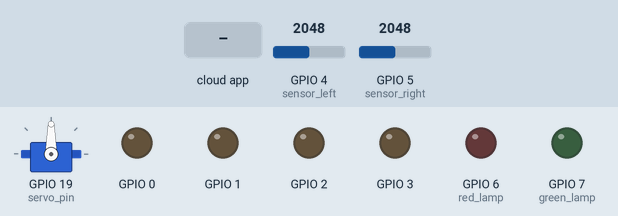
Simulated run of this program. Board: ESP32-C3. Parts: servo, output pins drawn as LEDs (lit = HIGH). Inputs (shaded band) come from the test bench; at power-on: GPIO 4 (sensor_left) = 2048, GPIO 5 (sensor_right) = 2048. The RemoteXY app is connected; what the program prints to the serial monitor is not drawn.

Above: at 1.2 s.
1.3 s: the phone or cloud app sets pushSwitch_1 to 1
At 2.5 s:
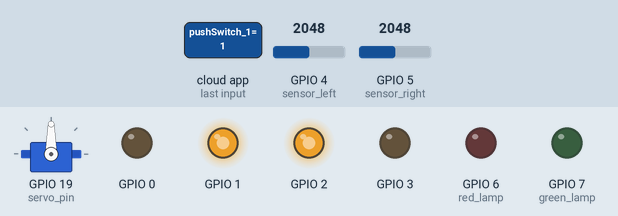
2.8 s: GPIO 4 (sensor_left) set to 3943
4.3 s: GPIO 4 (sensor_left) set to 4073
At 5.0 s:
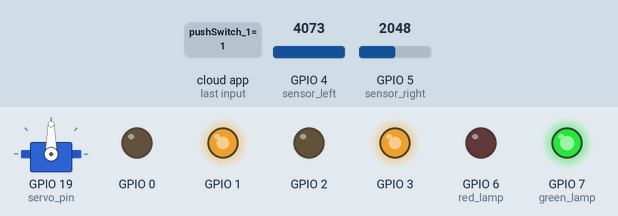
5.8 s: GPIO 5 (sensor_right) set to 3955
7.3 s: GPIO 5 (sensor_right) set to 4062
At 8.4 s:
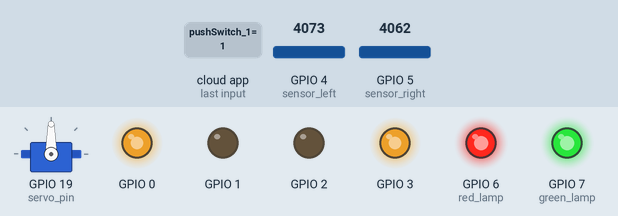
8.8 s: the phone or cloud app sets pushSwitch_1 to 0
At 9.6 s:
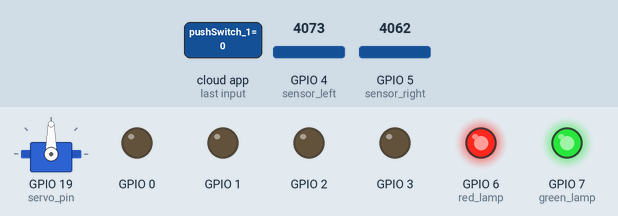
Timing chart, 0 to 11.3 s (numbered marks = the images above; inputs shaded):
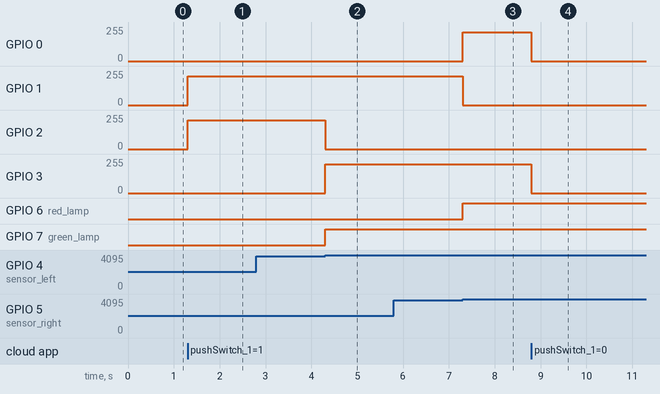

The program:

main.cpp
```cpp
#include <Arduino.h>
#include "MotorControl.hpp"
#include "RemoteApp.hpp"
#include "../lib/QTRSensor/QTRSensors.h"
#include <ESP32Servo.h>
#include <Struct.hpp>

// RemoteXY connection settings
#define REMOTEXY_MODE__ESP32CORE_BLE
#include <BLEDevice.h>
#include <RemoteXY.h>
#define REMOTEXY_BLUETOOTH_NAME "Ball-E connect"
#define REMOTEXY_ACCESS_PASSWORD "#DasBesteEsp2022!"

// RemoteXY configurate
#pragma pack(push, 1)
uint8_t RemoteXY_CONF[] =   // 92 bytes
  { 255,4,0,0,0,85,0,16,26,1,10,48,40,76,15,15,4,26,31,79,
  78,0,31,79,70,70,0,2,0,8,78,22,11,190,26,31,31,79,80,69,
  78,0,67,76,79,83,69,0,5,32,7,10,50,50,190,26,31,129,0,8,
  69,21,4,190,66,97,108,108,32,109,111,117,110,116,0,129,0,39,69,17,
  4,190,65,117,116,111,112,105,108,111,116,0 };


// Pin-Definitionen
enum{
  servo_pin = 19,
  Motor_links_A = 3,
  Motor_links_B = 2,
  Motor_rechts_A = 1,
  Motor_rechts_B = 0,
  sensor_right = 5,
  sensor_left = 4,
  PIN_PUSHSWITCH_1 = 8,
  red_lamp = 6,
  green_lamp = 7,
};
bool servo_val = false;
bool autopilot = false;

Servo servo;

/**
* @brief Die setup() Funktion initialisiert die Verbindung und Einrichtungen für die Steuerung des ferngesteuerten Fahrzeugs.
*
* Zunächst wird die RemoteXY_Init() Funktion aufgerufen, welche die Verbindung mit dem Fernbedienungsgerät herstellt.
*
* Anschließend wird eine serielle Verbindung mit einer Geschwindigkeit von 250000 baud () aufgebaut.
*
* Danach werden Pin-Modi für die Ausgänge red_lamp und green_lamp sowie den Pin servo_pin festgelegt.
*
* Außerdem wird der Perioden-Hertzwert für den Servomotor auf 50 gesetzt und der Servomotor an den Pin servo_pin angeschlossen.
*
* Abschließend werden die Pins für die Motoren (Motor_links_A, Motor_links_B, Motor_rechts_A, Motor_rechts_B) festgelegt.
*/
void setup() {
  RemoteXY_Init ();
  Serial.begin(250000);

  pinMode(red_lamp, OUTPUT);
  pinMode(green_lamp, OUTPUT);

  pinMode (servo_pin, OUTPUT);

  servo.setPeriodHertz(50); // standard 50 hz servo
  servo.attach(servo_pin); // attaches the servo on pin 19 to the servo object

  set_pins(Motor_links_A, Motor_links_B, Motor_rechts_A, Motor_rechts_B);
}

/**
* @brief Die loop() Funktion steuert die Bewegungen und Aktionen eines ferngesteuerten Fahrzeugs.
*
* Zu Beginn wird die RemoteXY_Handler() Funktion aufgerufen, welche die Kommunikation mit dem Fernbedienungsgerät handhabt.
*
* Anschließend wird die control_servo() Funktion aufgerufen, welche die Steuerung des Servomotors übernimmt.
*
* Danach wird eine bedingte Anweisung ausgeführt, welche durch den Rückgabewert der set_control_mode() Funktion gesteuert wird.
* Falls diese true zurückliefert, wird eine switch Anweisung ausgeführt, welche den Rückgabewert der readSensor() Funktion auswertet.
*
* Abhängig von diesem Wert werden verschiedene Motorfunktionen aufgerufen (motor_forward, motor_left, motor_right, motor_reverse) und unterschiedliche Werte für die Ausgänge red_lamp und green_lamp gesetzt.
*
* Falls set_control_mode() false zurückliefert, wird ein anderer Teil des Codes ausgeführt, welcher die x- und y- Koordinaten des Joysticks von "RemoteXY" abruft und diese in Geschwindigkeiten für den linke und rechte Motor umwandelt.
* Anschließend entscheidet das Programm ob es vorwärts, rückwärts oder anhalten soll indem es den y- Koordinate Wert des Joysticks vergleicht.
*/
void loop() {
  RemoteXY_Handler ();
  // tells what the sensor is reading and what to do
  control_servo(servo_val);
  if(set_control_mode(autopilot)) {
    switch (readSensor(sensor_right, sensor_left)) {
      case 1:
        motor_forward(Motor_links_A, Motor_links_B, Motor_rechts_A, Motor_rechts_B, 215, 215);
        digitalWrite(red_lamp, HIGH); // FORWARD = RED & GREEN
        digitalWrite(green_lamp, HIGH);
        break;
      case 2:
        motor_left(Motor_links_A, Motor_links_B, Motor_rechts_A, Motor_rechts_B, 215, 215);
        digitalWrite(red_lamp, HIGH); // LEFT = RED
        digitalWrite(green_lamp, LOW);
        break;
      case 3:
        motor_right(Motor_links_A, Motor_links_B, Motor_rechts_A, Motor_rechts_B, 215, 215);
        digitalWrite(red_lamp, LOW);  // RIGHT = GREEN
        digitalWrite(green_lamp, HIGH);
        break;
      case 4:
        motor_reverse(Motor_links_A, Motor_links_B, Motor_rechts_A, Motor_rechts_B, 215, 215);
        digitalWrite(red_lamp, LOW);  // Reverse = NEITHER
        digitalWrite(green_lamp, LOW);
        break;
      default:
        break;
    };
  } else {
      // Rechter Motor
      int right_motor_speed = joystick(RemoteXY.joystick_1_y - RemoteXY.joystick_1_x);
      // Linker Motor
      int left_motor_speed = joystick(RemoteXY.joystick_1_y + RemoteXY.joystick_1_x);

    if (RemoteXY.joystick_1_y >= 0) {
        motor_forward_val (Motor_links_A, Motor_links_B, Motor_rechts_A, Motor_rechts_B, right_motor_speed, left_motor_speed);
    } else if (RemoteXY.joystick_1_y < 0) {
        motor_reverse_val(Motor_links_A, Motor_links_B, Motor_rechts_A, Motor_rechts_B, right_motor_speed, left_motor_speed);
    } else {
        motor_stop(Motor_links_A, Motor_links_B, Motor_rechts_A, Motor_rechts_B);
    }
  }
}
```

MotorControl.cpp
```cpp
#include<Arduino.h>

int velocity = 235;

// Halte den Roboter an
void motor_stop(int left_a, int left_b, int right_a, int right_b) {
  analogWrite(left_a, LOW);
  analogWrite(left_b, LOW);
  analogWrite(right_a, LOW);
  analogWrite(right_b, LOW);
}

// Bewege den Roboter nach links
void motor_left(int left_a, int left_b, int right_a, int right_b, int velocity_left, int velocity_right) {
  analogWrite(left_a, LOW);
  analogWrite(left_b, velocity_left);
  analogWrite(right_a, LOW);
  analogWrite(right_b, velocity_right);
}

// Bewege den Roboter nach rechts
void motor_right(int left_a, int left_b, int right_a, int right_b, int velocity_left, int velocity_right) {
  analogWrite(left_a, velocity_left);
  analogWrite(left_b, LOW);
  analogWrite(right_a, velocity_right);
  analogWrite(right_b, LOW);
}

// Bewege den Roboter nach vorne
void motor_forward(int left_a, int left_b, int right_a, int right_b, int velocity_left, int velocity_right) {
  analogWrite(left_a, velocity_left);            //LEFT_motor takes reverse inputs
  analogWrite(left_b, LOW);                 //Truth table flipped for left_a/b
  analogWrite(right_a, LOW);
  analogWrite(right_b, velocity_right);
}

// Bewege den Roboter rückwarts
void motor_reverse(int left_a, int left_b, int right_a, int right_b, int velocity_left, int velocity_right) {
  analogWrite(left_a, LOW);            //LEFT_motor takes reverse inputs
  analogWrite(left_b, velocity_left);                 //Truth table flipped for left_a/b
  analogWrite(right_a, velocity_right);
  analogWrite(right_b, LOW);
}

// Setze die Geschwindigkeit
void set_velocity(int value) {
  velocity = value;
}

// Einlesen der Pins für die Motoren
void set_pins(int left_a, int left_b, int right_a, int right_b) {
  pinMode(left_a, OUTPUT);
  pinMode(left_b, OUTPUT);
  pinMode(right_a, OUTPUT);
  pinMode(right_b, OUTPUT);
  digitalWrite(left_a, HIGH);
  digitalWrite(left_b, HIGH);
  digitalWrite(right_a, HIGH);
  digitalWrite(right_b, HIGH);
}


// Bewege den Roboter nach vorne mit übergebener Geschwindigkeit
void motor_forward_val(int left_a, int left_b, int right_a, int right_b, int rvel, int lvel) {
  analogWrite(left_a, lvel);            //LEFT_motor takes reverse inputs
  analogWrite(left_b, LOW);                 //Truth table flipped for left_a/b
  analogWrite(right_a, LOW);
  analogWrite(right_b, rvel);
}

// Bewege den Roboter rückwärts mit übergebener Geschwindigkeit
void motor_reverse_val(int left_a, int left_b, int right_a, int right_b, int rvel, int lvel) {
  analogWrite(left_a, LOW);            //LEFT_motor takes reverse inputs
  analogWrite(left_b, lvel);                 //Truth table flipped for left_a/b
  analogWrite(right_a, rvel);
  analogWrite(right_b, LOW);
}
```

MotorControl.hpp
```cpp
#ifndef MOTORCONTROL_H
#define MOTORCONTROL_H

extern int veloctiy;

void motor_stop(int left_a, int left_b, int right_a, int right_b);

void motor_left(int left_a, int left_b, int right_a, int right_b, int velocity_left, int velocity_right);

void motor_right(int left_a, int left_b, int right_a, int right_b, int velocity_left, int velocity_right);

void motor_forward(int left_a, int left_b, int right_a, int right_b, int velocity_left, int velocity_right);

void motor_reverse(int left_a, int left_b, int right_a, int right_b, int velocity_left, int velocity_right);

void set_veloctiy(int value);

void set_pins(int left_a, int left_b, int right_a, int right_b);

void motor_forward_val(int left_a, int left_b, int right_a, int right_b, int rvel, int lvel);

void motor_reverse_val(int left_a, int left_b, int right_a, int right_b, int rvel, int lvel);

#endif
```

RemoteApp.cpp
```cpp
#include <Arduino.h>
#include <Struct.hpp>
#include <ESP32Servo.h>

extern Servo servo;

/**
*
*    @brief reads sensor values and returns a code depending on the sensor values
*
*    @param sensor_right the pin number of the right sensor
*
*    @param sensor_left the pin number of the left sensor
*
*    @return int code indicating the sensor values
*
*    @retval 0 if both sensors are not on black
*
*    @retval 1 if both sensors are on black
*
*    @retval 2 if only the right sensor is on black
*
*    @retval 3 if only the left sensor is on black
*
*    @retval 4 if both sensors are not on black
*/
int readSensor(int sensor_right, int sensor_left) {
  int sensor_right_value = analogRead(sensor_right);
  int sensor_left_value = analogRead(sensor_left);
  Serial.println(sensor_right_value);
  Serial.println(sensor_left_value);

  // if both sensors are on black
  if(sensor_right_value > 4000 && sensor_left_value > 4000) {
    return 1;
  } else if(sensor_right_value > 4000 && sensor_left_value < 4000) {
    return 2;
  } else if(sensor_right_value < 4000 && sensor_left_value > 4000) {
    return 3;
  } else if(sensor_right_value < 4000 && sensor_left_value < 4000) {
    return 4;
  } else {
    return 0;
  }
}


/**
* @brief Die Funktion joystick() normalisiert die Eingabe des Joysticks und gibt die übertragene Geschwindigkeit zurück.
*
* Die Funktion erhält einen Wert von xy, der die Position des Joysticks auf der x- oder y-Achse repräsentiert.
* Der Wert von xy wird zunächst begrenzt, damit er innerhalb des Wertebereichs von -100 bis 100 liegt.
* Danach wird der Wert über die map() Funktion auf einen Bereich von 175 bis 255 normalisiert.
*
* @param xy Position des Joysticks auf der x- oder y-Achse
*
* @return Normalisierter Wert für die Geschwindigkeit
*/
int joystick (int xy) {
  if(xy>100) xy=100;
  if(xy<-100) xy=-100;

  if(xy == 0) xy=0;

  if(xy>0) xy=(int)map(xy,0,100,175,255);
  if(xy<0) xy=(int)map(xy,-100,0,255,175);
  return xy;
}


/**
* @brief Die Funktion set_control_mode() prüft den Status des Schalters "pushSwitch_1" auf dem Fernbedienungsgerät und gibt den entsprechenden Autopilot-Modus zurück.
*
* Die Funktion überprüft den Wert von RemoteXY.pushSwitch_1.
* Falls der Wert 1 ist, wird die variable "autopilot" auf "true" gesetzt und der Autopilot-Modus aktiviert.
*
* Ansonsten wird "autopilot" auf "false" gesetzt und der Autopilot-Modus deaktiviert.
*
* @return Autopilot-Modus (true oder false)
*/
int set_control_mode(bool autopilot) {
  if(RemoteXY.pushSwitch_1 == 1) {
    autopilot = true;
  } else {
    autopilot = false;
  }
  return autopilot;
}

/**
 * @brief Steuerung des Servo Motors
 *
 * In der Funktion wird überprüft, ob der Schalte in der App auf Auf/Zu steht und ob der Servo bereits auf oder zu ist.
 * Jenachdem wird der Servo geöffnet oder geschlossen.
 *
 * Servo Grenzwerte: 0-180
 **/
void control_servo(bool servo_val) {
  // Open Servo
  if (RemoteXY.switch_1 == 1 && servo_val == true) {
    servo_val = true;
    Serial.printf("Servo: %d\n", servo_val);
    servo.write(50);
  }
  // Close Servo
  if (RemoteXY.switch_1 == 0 && servo_val == true) {
    servo_val = false;
    Serial.printf("Servo: %d\n", servo_val);
    servo.write(165);
  }
}
```

Struct.hpp
```cpp
#ifndef STRUCT_H
#define STRUCT_H
#include <Arduino.h>
#pragma pack(push)
#pragma pack(1)

struct {
  uint8_t pushSwitch_1; // =1 if state is ON, else =0 -> Schalter für Autopilot
  uint8_t switch_1; // =1 if switch ON and =0 if OFF -> Schalter für Servo Motor
  int8_t joystick_1_x; // Von -100 bis 100
  int8_t joystick_1_y; // Von -100 bis 100
  uint8_t connect_flag;  // =1 if wire connected, else =0
} RemoteXY;

#pragma pack(pop)
#endif
```

remoteapp.hpp
```cpp
#ifndef REMOTEAPP_H
#define REMOTEAPP_H

int readSensor(int sensor_right, int sensor_left);
int joystick (int xy);
int set_control_mode(bool autopilot);
void control_servo(bool servo_val);

#endif
```

Measured:
- the behaviour switches between 4000 and 4001 on GPIO 4 (sensor_left) (found by bisection; images 1 and 2)
- the behaviour switches between 4000 and 4001 on GPIO 5 (sensor_right) (found by bisection; images 2 and 3)
- after the input at 1.3 s, GPIO 1, GPIO 2: 0/255 → 215/255 at once
- after the input at 4.3 s, GPIO 2: 215/255 → 0/255 at once; GPIO 3: 0/255 → 215/255 at once; GPIO 7 (green_lamp): LOW → HIGH at once
- after the input at 7.3 s, GPIO 0: 0/255 → 215/255 at once; GPIO 1: 215/255 → 0/255 at once; GPIO 6 (red_lamp): LOW → HIGH at once
- after the input at 8.8 s, GPIO 0, GPIO 3: 215/255 → 0/255 at once
